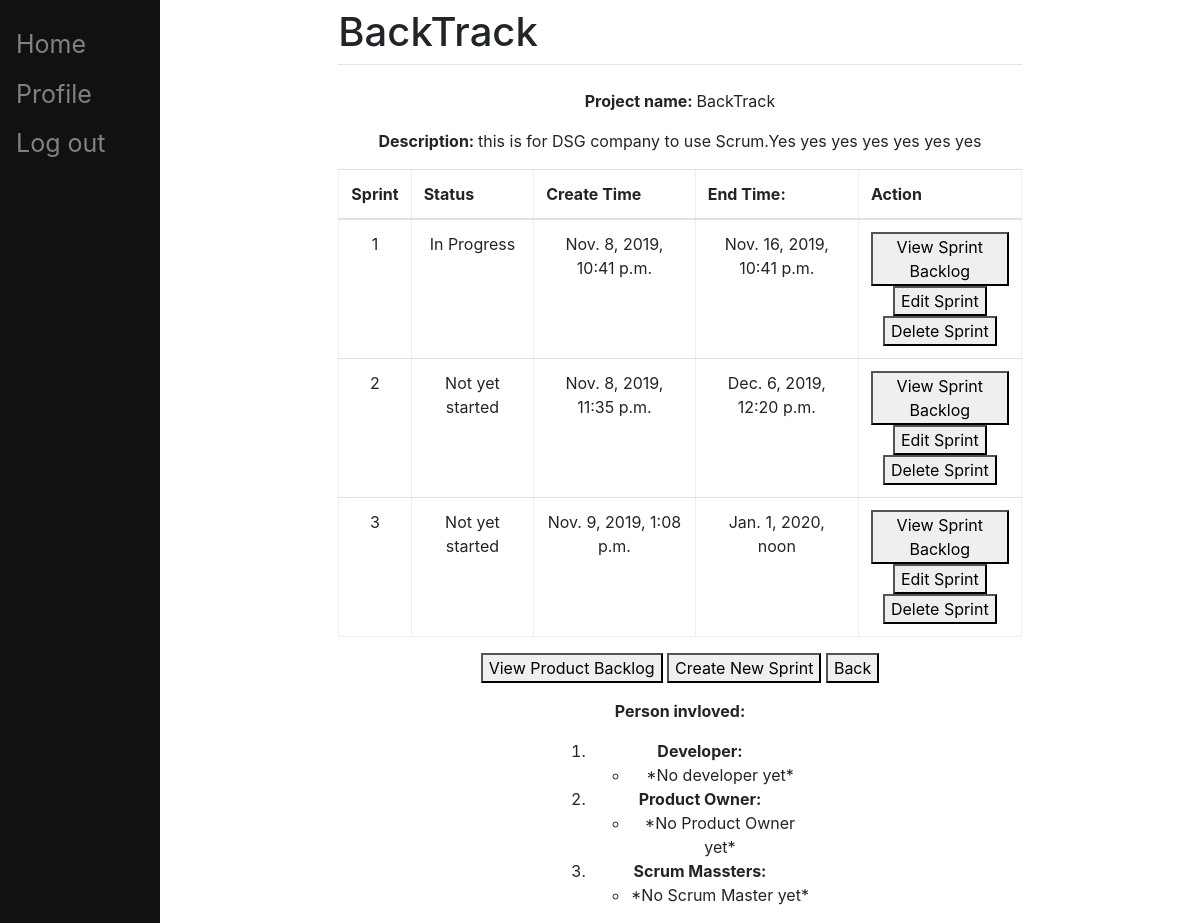
/pbi/viewProject/4/ (signed in), run on an earlier commit of the app's database.
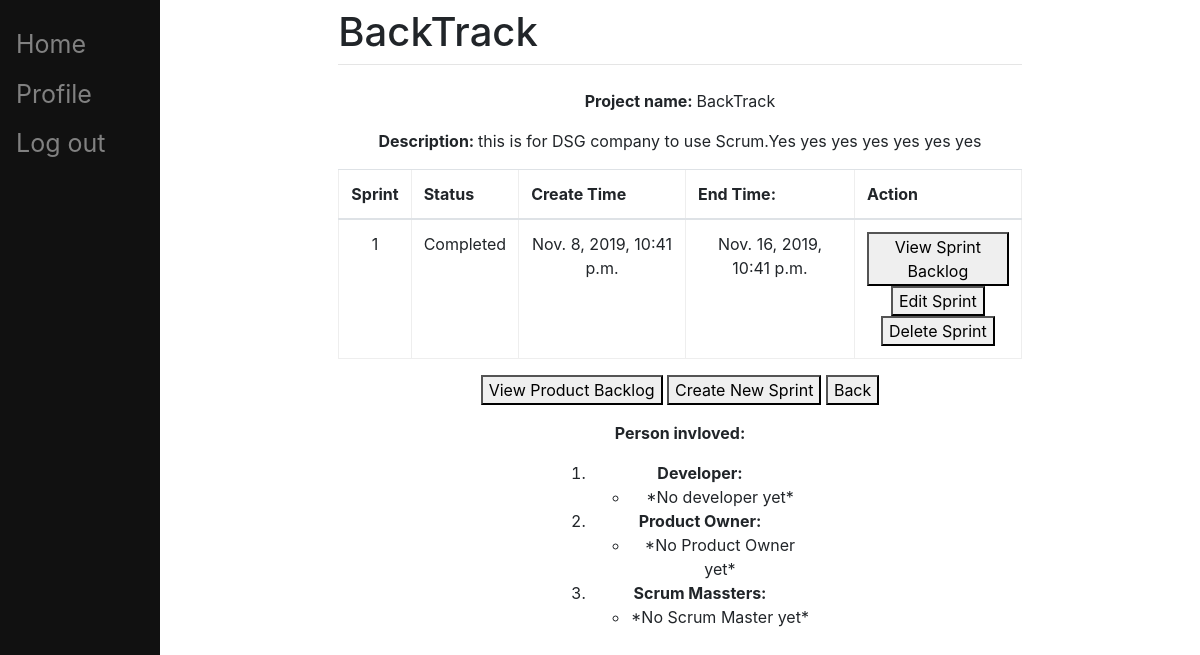
And on a later commit of the database.
### pbi/models.py (models this page shows, shortened)
class Sprint(models.Model):
	STAT = (
		('Completed', 'Completed'),
		('In Progress', 'In Progress'),
		('Not yet started', 'Not yet started'),
	)
	number = models.IntegerField()
	capacity = models.IntegerField(blank=True, null=True)
	status = models.CharField(choices=STAT, default='Not yet started', max_length=200)
	create_at = models.DateTimeField(blank=True, default=timezone.now, editable=False)
	end_at = models.DateTimeField(blank=True, null=True)
	project = models.ForeignKey(Project, on_delete=models.CASCADE)

### pbi/views.py (the view)
class ProjectView(LoginRequiredMixin, TemplateView):
    login_url = '/pbi/login/'
    redirect_field_name = 'redirect_to'
    template_name = 'project_view.html'
    def get_context_data(self, **kwargs):
        project = self.kwargs['project']
        context = super().get_context_data(**kwargs)
        context['project'] = Project.objects.get(pk=project)
        context['developer_list'] = Person.objects.filter(project__pk = project, role = 'Developer')
        context['productowner_list'] = Person.objects.filter(project__pk = project, role = 'Product Owner')
        context['scrummaster_list'] = Person.objects.filter(project__pk = project, role = 'Scrum Master')
        context['sprint_list'] = Sprint.objects.filter(project__pk = project)
        return context

### templates/project_view.html (shortened to what this page needs)
{% extends "main/base.html" %}
{% block content %}
<!DOCTYPE html>
<html lang="en">
<head>
</head>
<p>
    <p align="center"><b>Project name: </b> {{project.name}} </p>
    <p align="center"><b>Description: </b> {{project.description}} </p>
	<table class="table" border="2" style="border:2px;" cellpadding="10" align="center">
		<thead>
			<tr>
				<th align="center" valign="center">Sprint</th>
				<th align="center" valign="center">Status</th>
				<th align="center" valign="center">Create Time</th>
				<th align="center" valign="center">End Time:</th>
				<th align="center" valign="center">Action</th>
			</tr>
		</thead>
		<tbody>
			{% for sprint in sprint_list %}
				<tr>
					<td align="center" valign="center">{{sprint.number}}</td>
					<td align="center" valign="center">{{sprint.status}}</td>
					<td align="center" valign="center">{{sprint.create_at}}</td>
					<td align="center" valign="center">{{sprint.end_at}}</td>
					<td align="center" valign="center">
						<button onclick="window.location.href = 'http://localhost:8000/pbi/viewSprintBacklog/{{sprint.pk}}';" value="SprintBacklog">View Sprint Backlog</button>
						<br>
						<button onclick="window.location.href = 'http://localhost:8000/pbi/updateSprint/{{sprint.pk}}';" value="SprintBacklog">Edit Sprint</button>
						<br>
						<button onclick="window.location.href = 'http://localhost:8000/pbi/deleteSprint/{{sprint.pk}}';" value="SprintBacklog">Delete Sprint</button>
					</td>
				</tr>
			{% endfor %}
		</tbody>
	</table>
	<p align="center">
		<button onclick="window.location.href = 'http://localhost:8000/pbi/viewProductbacklog/{{project.pk}}';" value="ProductBacklog">View Product Backlog</button>
		<button onclick="window.location.href = 'http://localhost:8000/pbi/createSprint/{{project.pk}}';" value="createSprint">Create New Sprint</button>
		<button onclick="window.location.href = 'http://localhost:8000/pbi/ProjectList/';" value="Back">Back</button>
	</p>
    <p align="center"><b>Person invloved:</b>
	<ol style="text-align:center;max-width:260px;margin:0 auto;">
		<li><b>Developer:</b></li>
		<ul>
			{% for developer in developer_list %}
				<li>{{developer.name}}</li>
			{% empty %}
				<li>*No developer yet*</li>
			{% endfor %}
		</ul>
		<li><b>Product Owner:</b></li>
		<ul>
			{% for productowner in productowner_list %}
				<li>{{productowner.name}}</li>
			{% empty %}
				<li>*No Product Owner yet*</li>
			{% endfor %}
		</ul>
		<li><b>Scrum Massters:</b></li>
		<ul>
			{% for scrummaster in scrummaster %}
				<li>{{scrummaster.name}}</li>
			{% empty %}
				<li>*No Scrum Master yet*</li>
			{% endfor %}
		</ul>
	</ol>
	</p>
</body>
</html>
{% endblock %}

What changed in the data, as far as the page shows it:
removed Sprint: number "2", status "Not yet started", create_at "Nov. 8, 2019, 11:35 p.m.", end_at "Dec. 6, 2019, 12:20 p.m."
removed Sprint: number "3", status "Not yet started", create_at "Nov. 9, 2019, 1:08 p.m.", end_at "Jan. 1, 2020, noon"
changed Sprint: status "In Progress" → "Completed"
